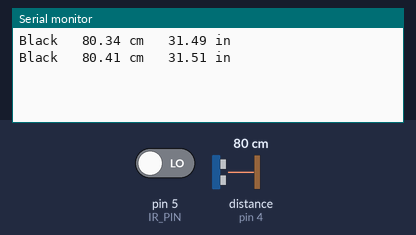
Recording of a sketch running on a simulated Arduino Uno, built with avr-gcc and run on an emulated ATmega328P. On the bench: the last lines printed to the serial monitor. Wiring (inferred from the names in the program): ultrasonic range finder: trigger pin 2; echo pin 4. Inputs (shaded band) come from the test bench; at power-on: pin 5 (IR_PIN) LOW, distance to the obstacle (sensor on pin 4) 80 cm. The echo pulse lasts 58.3 µs per cm.

Above: at 1.8 s.
1.9 s: pin 5 (IR_PIN) driven HIGH
At 2.8 s:
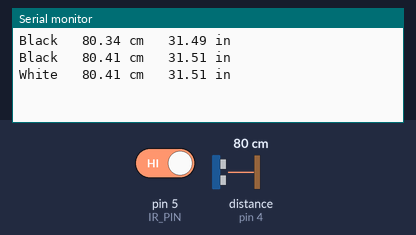
4.5 s: distance to the obstacle (sensor on pin 4) set to 2 cm
At 5.8 s:
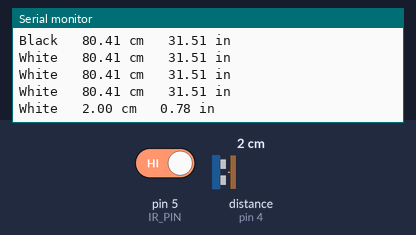
6.0 s: distance to the obstacle (sensor on pin 4) set to 250 cm
At 6.9 s:
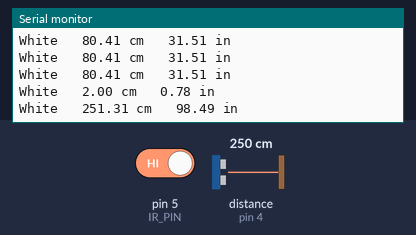
10.1 s: distance to the obstacle (sensor on pin 4) set to 299 cm
At 10.9 s:
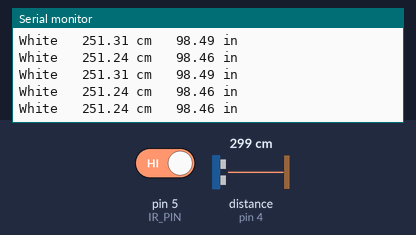
14.2 s: pin 5 (IR_PIN) driven LOW
At 16.0 s:
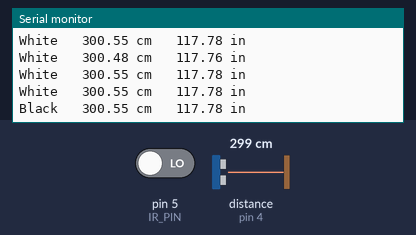
Timing chart, 0 to 16.7 s (numbered marks = the images above; inputs shaded):
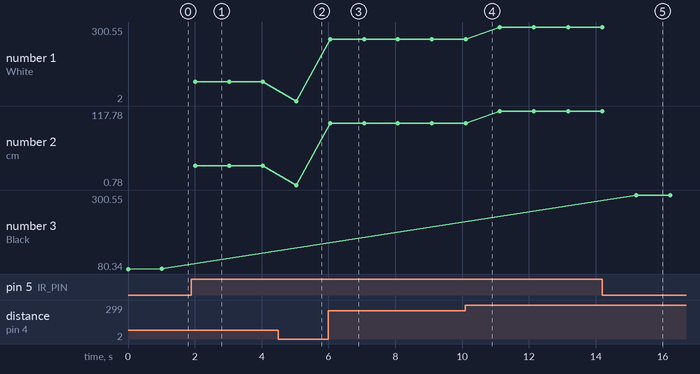

Measured:
- after the input at 1.9 s, the serial monitor: prints a new line after 0.12 s (image 1)
- after the input at 4.5 s, the serial monitor: prints a new line after 0.53 s (image 2)
- after the input at 6.0 s, the serial monitor: prints a new line after 0.05 s (image 3)
- after the input at 14.2 s, the serial monitor: prints a new line after 1.0 s (image 5)
- plotted number 1: 80.41 → 2 after the input at 4.5 s, 2 → 251.24 after the input at 6.0 s, 251.24 → 300.55 after the input at 10.1 s
- plotted number 2: 31.51 → 0.78 after the input at 4.5 s, 0.78 → 98.46 after the input at 6.0 s, 98.46 → 117.78 after the input at 10.1 s

The sketch:

SesnorRead.ino
```cpp
const int TRIG_PIN = 2;
const int ECHO_PIN = 4;
const int IR_PIN = 5;

// Anything over 400 cm (23200 us pulse) is "out of range"
const unsigned int MAX_DIST = 23200;

void setup() {

  // The Trigger pin will tell the sensor to range find
  pinMode(TRIG_PIN, OUTPUT);
  digitalWrite(TRIG_PIN, LOW);

  // We'll use the serial monitor to view the sensor output
  Serial.begin(9600);
}

void loop() {
  unsigned long t1;
  unsigned long t2;
  unsigned long pulse_width;
  float cm;
  float inches;

  // Hold the trigger pin high for at least 10 us
  digitalWrite(TRIG_PIN, HIGH);
  delayMicroseconds(10);
  digitalWrite(TRIG_PIN, LOW);

  // Wait for pulse on echo pin
  while ( digitalRead(ECHO_PIN) == 0 );

  // Measure how long the echo pin was held high (pulse width)
  // Note: the micros() counter will overflow after ~70 min
  t1 = micros();
  while ( digitalRead(ECHO_PIN) == 1);
  t2 = micros();
  pulse_width = t2 - t1;

  // Calculate distance in centimeters and inches. The constants
  // are found in the datasheet, and calculated from the assumed speed
  //of sound in air at sea level (~340 m/s).
  cm = pulse_width / 58.0;
  inches = pulse_width / 148.0;

  int sensorValue = digitalRead(IR_PIN);

  // Print out results
  if(sensorValue == 0)
    {
    Serial.print("Black \t");
    }
    else
    {
    Serial.print("White \t");
    }

  if ( pulse_width > MAX_DIST )
    {
    Serial.println("Out of range");
    }
    else
    {
    Serial.print(cm);
    Serial.print(" cm \t");
    Serial.print(inches);
    Serial.println(" in");
    }

  // Wait at least 60ms before next measurement
  delay(1000);
}
```
